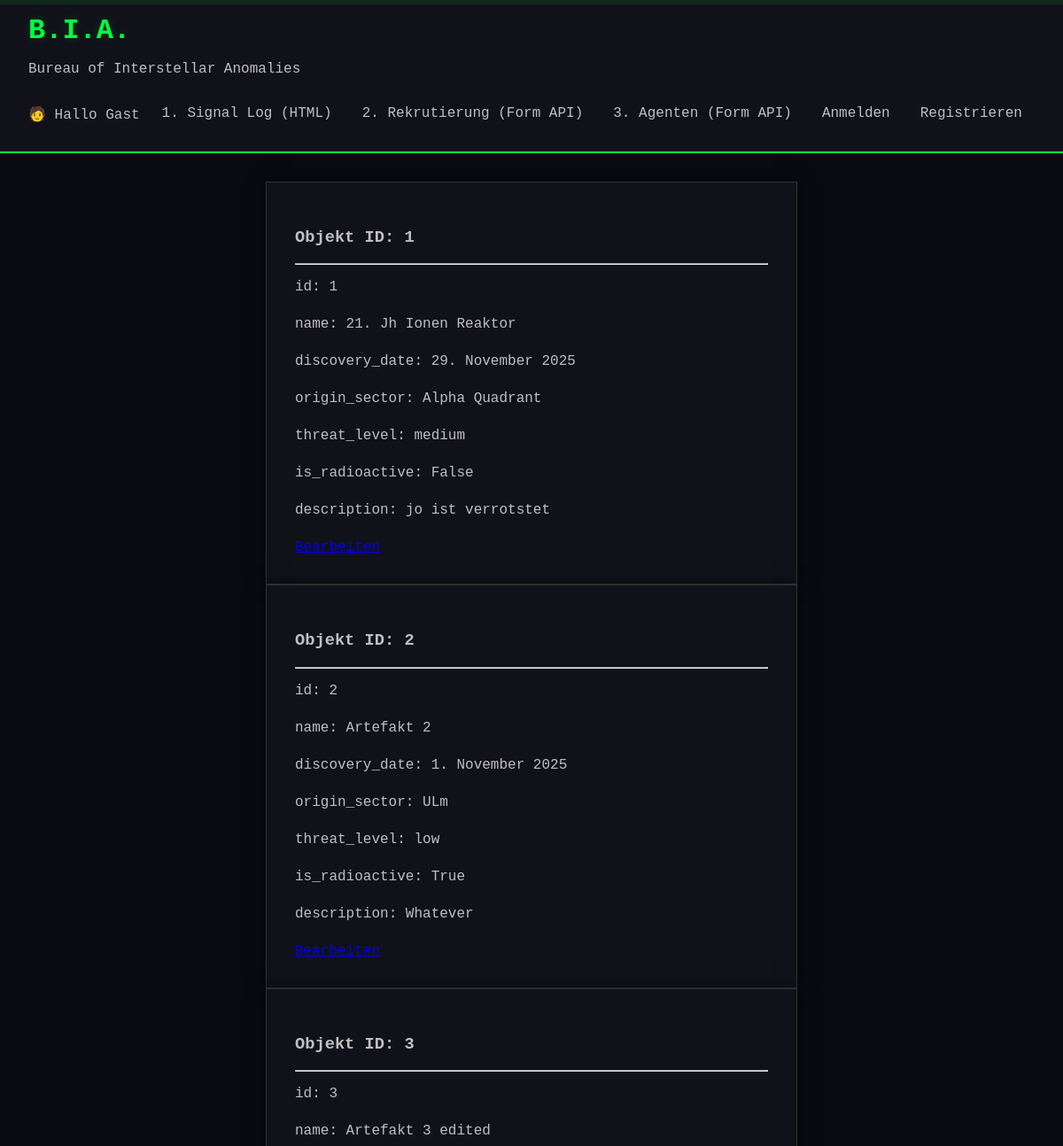
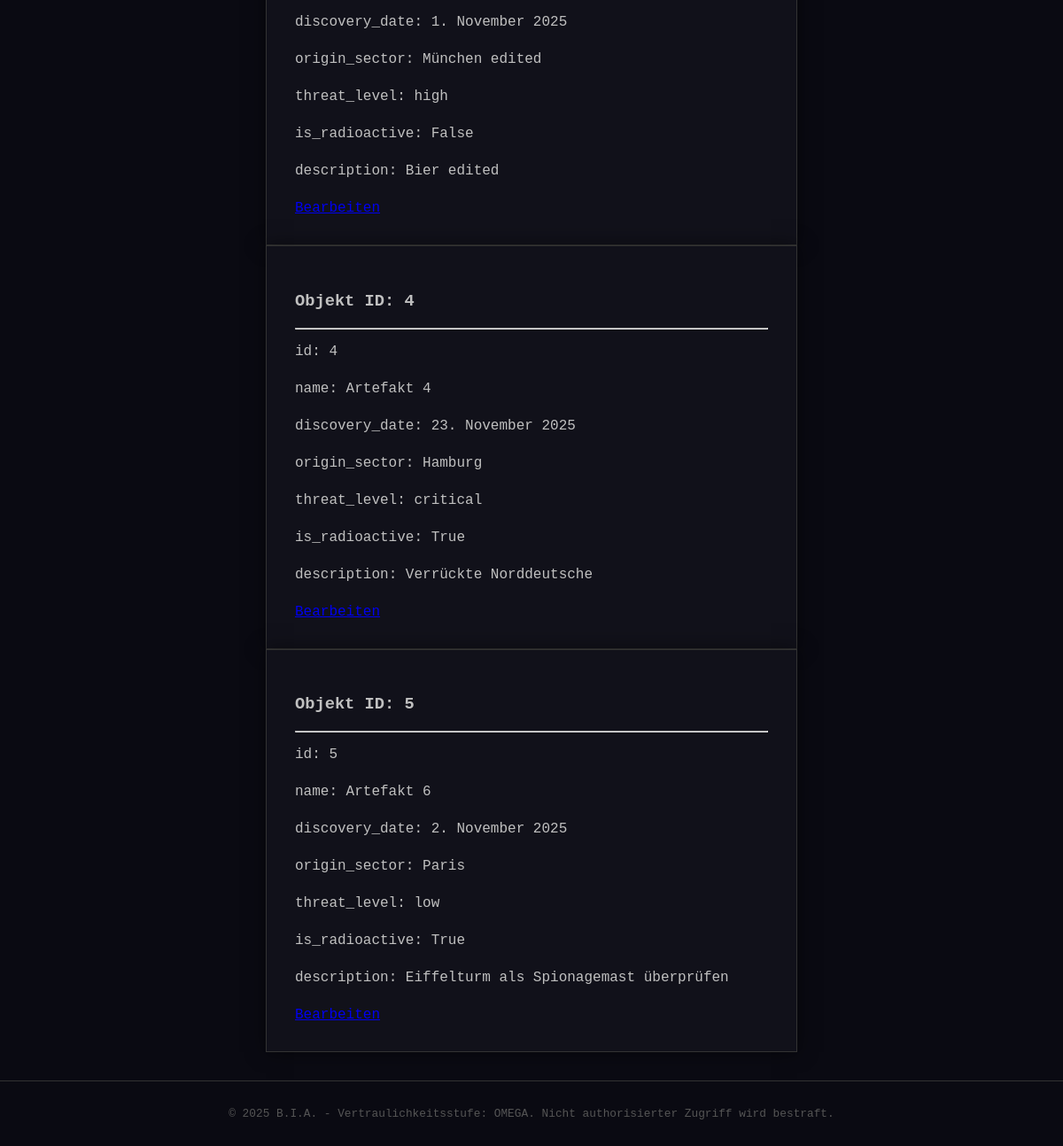
Page /forms/artifacts-list/ on the committed database (2 pictures, top to bottom).
### bia_forms/models.py (models this page shows, shortened)
class Artifact(models.Model):
    THREAT_LEVELS = [
        ('low', 'Niedrig (Sicher)'),
        ('medium', 'Mittel (Vorsicht geboten)'),
        ('high', 'Hoch (Eindämmung erforderlich)'),
        ('critical', 'Kritisch (Weltuntergangsszenario)'),
    ]
    name = models.CharField(max_length=100, verbose_name="Artefakt-Bezeichnung")
    discovery_date = models.DateField(verbose_name="Funddatum")
    origin_sector = models.CharField(max_length=50, verbose_name="Ursprungssektor")
    threat_level = models.CharField(max_length=10, choices=THREAT_LEVELS, default='medium', verbose_name="Bedrohungsstufe")
    is_radioactive = models.BooleanField(default=False, verbose_name="Strahlung aktiv?")
    description = models.TextField(verbose_name="Beschreibung der Anomalie")

### bia_forms/views.py (the view)
def artifacts_list(request):
    artifacts = Artifact.objects.values()
    return render(request, 'bia_forms/artifacts_list.html', {'artifacts': artifacts})

### bia_forms/templates/bia_forms/artifacts_list.html
{% extends "base.html" %}
{% block content %}
{% for artifact in artifacts %}
    <section class="retro-form">
        <h3>Objekt ID: {{ artifact.id }}</h3>
        <hr>
        {% for key, value in artifact.items %}
            <p>{{ key }}: {{ value }}</p>
        {% endfor %}
        <a href="{% url "bia_forms:artifact-edit" artifact.id %}">Bearbeiten</a>
    </section>
{% endfor %}
{% endblock content %}

### bia_forms/static/bia_forms/css/styles.css (style rules this page uses)
:root { --bg-color: #0a0a12; --panel-color: #11111a; --text-main: #c0c0c0; --accent-green: #00ff41; --accent-amber: #ffb000; --accent-red: #ff3333; --border-glow: 0 0 10px rgba(0, 255, 65, 0.2); --font-stack: 'Courier New', Courier, monospace; }
body { background-color: var(--bg-color); color: var(--text-main); font-family: var(--font-stack); margin: 0; display: flex; flex-direction: column; min-height: 100vh; }
.retro-form { background: var(--panel-color); padding: 2rem; border: 1px solid #333; box-shadow: 0 0 20px rgba(0,0,0,0.5); }
.retro-form p { margin-bottom: 1.5rem; }

### rows in the picture
Artifact: id "1", artifact "id" "name" "discovery_date" "origin_sector" "threat_level" "is_radioactive" "description", artifact "1" "21. Jh Ionen Reaktor" "29. November 2025" "Alpha Quadrant" "medium" "False" "jo ist verrotstet"
Artifact: id "2", artifact "id" "name" "discovery_date" "origin_sector" "threat_level" "is_radioactive" "description", artifact "2" "Artefakt 2" "1. November 2025" "ULm" "low" "True" "Whatever"
Artifact: id "3", artifact "id" "name" "discovery_date" "origin_sector" "threat_level" "is_radioactive" "description", artifact "3" "Artefakt 3 edited" "1. November 2025" "München edited" "high" "False" "Bier edited"
Artifact: id "4", artifact "id" "name" "discovery_date" "origin_sector" "threat_level" "is_radioactive" "description", artifact "4" "Artefakt 4" "23. November 2025" "Hamburg" "critical" "True" "Verrückte Norddeutsche"
Artifact: id "5", artifact "id" "name" "discovery_date" "origin_sector" "threat_level" "is_radioactive" "description", artifact "5" "Artefakt 6" "2. November 2025" "Paris" "low" "True" "Eiffelturm als Spionagemast überprüfen"
